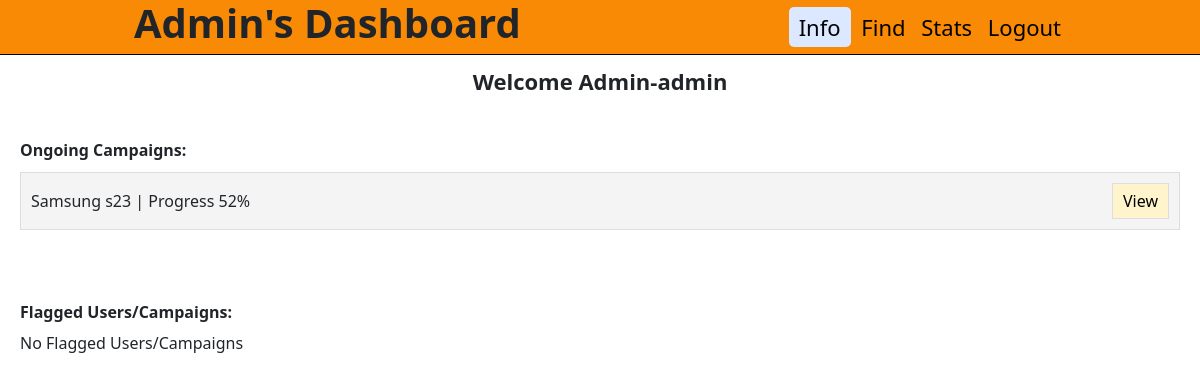
Before: /admindashboard (signed in) with the older database file.
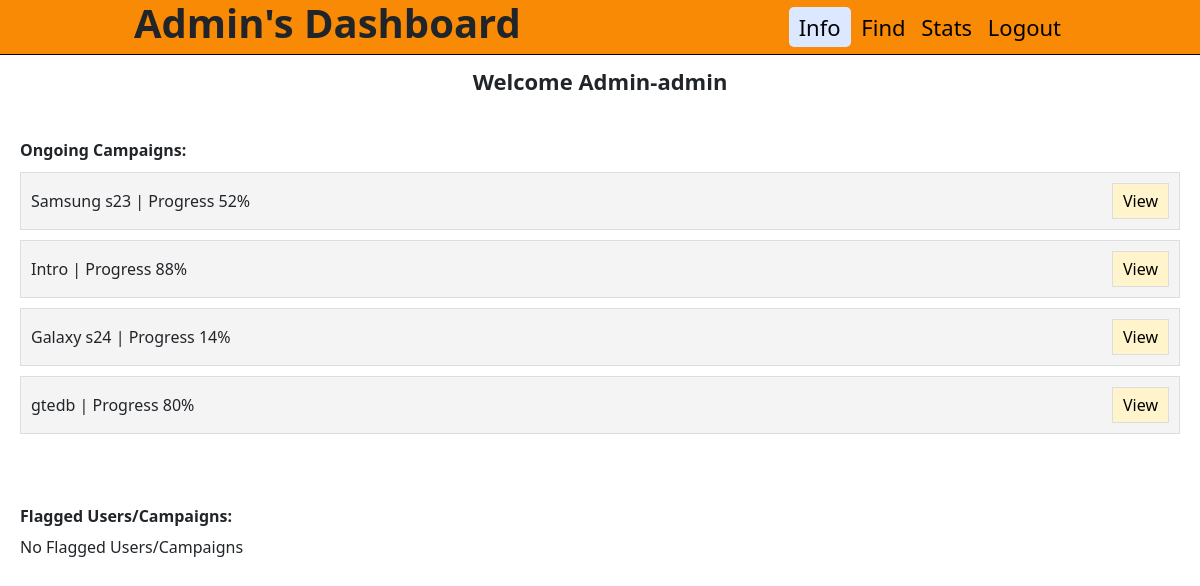
After: the same page with the newer database file.
### backend/models.py (models this page shows)
class Campaign_Info(db.Model):
    __tablename__="campaign_info"
    id=db.Column(db.Integer,primary_key=True)
    name=db.Column(db.String,nullable=False)
    description=db.Column(db.String,nullable=False)
    start_date=db.Column(db.String,nullable=False)
    end_date=db.Column(db.String,nullable=False)
    budget=db.Column(db.String,nullable=False)
    visibility=db.Column(db.String,nullable=False,default="private")
    goals=db.Column(db.String,nullable=False)
    niche=db.Column(db.String,nullable=False,default="Not specific")
    sponsor_id=db.Column(db.Integer,db.ForeignKey("sponsor_info.id"),nullable=False)
    adrequest_info=db.relationship("Adrequest_Info",backref="campaign_info")
    flagged=db.Column(db.String,nullable=False,default="NO")

### backend/controllers.py (the view)
@app.route("/admindashboard", methods=["GET", "POST"])
def admindashboard():
    if 'admin' not in session:
        return redirect(url_for('adminlogin'))
    uname = session.get('admin')
    campaigns = fetch_campaigns()
    flagged_campaigns = Campaign_Info.query.filter_by(flagged="YES").all()
    flagged_influencers = Influencer_Info.query.filter_by(flagged="YES").all()
    flagged_sponsors = Sponsor_Info.query.filter_by(flagged="YES").all()
    flagged_list = {}
    for campaign in flagged_campaigns:
        flagged_list[f"campaign_{campaign.id}"] = [
            "campaign", campaign.name, campaign.sponsor_info.name, campaign.description,
            campaign.start_date, campaign.end_date, campaign.budget, campaign.visibility, campaign.goals
        ]
    for influencer in flagged_influencers:
        flagged_list[f"influencer_{influencer.id}"] = [
            "influencer", influencer.user_name, influencer.platform, influencer.Followers
        ]
    for sponsor in flagged_sponsors:
        flagged_list[f"sponsor_{sponsor.id}"] = [
            "sponsor", sponsor.name, sponsor.industry
        ]
    for campaign in campaigns.values():
        campaign_id = campaign['id']
        ad_requests = Adrequest_Info.query.filter_by(campaign_id=campaign_id).all()
        campaign['ad_requests'] = [{
            'name': ad.name,
            'messages': ad.messages,
            'requirements': ad.requirements,
            'payment_amount': ad.payment_amount,
            'status': ad.status,
            'ad_status_sponsor': ad.ad_status_sponsor
        } for ad in ad_requests]
    return render_template(
        "admindashboard.html",
        user=uname,
        campaigns=campaigns,
        flagged=flagged_list,
    )

### backend/controllers.py (called while the page is built)
def calculate_progress(start_date, end_date):
    start = datetime.strptime(start_date, "%d-%m-%y")
    end = datetime.strptime(end_date, "%d-%m-%y")
    now = datetime.now()
    if now < start:
        return 0
    elif now > end:
        return 100
    else:
        total_duration = (end - start).days
        elapsed_duration = (now - start).days
        progress = (elapsed_duration / total_duration) * 100
        return int(progress)

### templates/admindashboard.html (shortened to what the changed rows need)
<!DOCTYPE html>
<html lang="en">
<head>
    <link rel="stylesheet" href="/static/style.css">
    <link href="https://cdn.jsdelivr.net/npm/bootstrap@5.0.2/dist/css/bootstrap.min.css" rel="stylesheet">
</head>
<body >
    <header>
        <nav class="navigation">
            <h1 id="admindash"><b>Admin's Dashboard</b></h1>
        </nav>
    </header>
    <div class="container-unique">
        {% if campaigns %}
            {% for key, values in campaigns.items() %}
                <div class="item-unique">
                    <div>{{ values['name'] }} | {{ values['progress'] }}</div>
                    <button type="button" class="view-unique" data-bs-toggle="modal" data-bs-target="#campaignModal{{ key }}">View</button>
                </div>
            {% endfor %}
        {% else %}
            <h6>No Ongoing Campaigns</h6>
        {% endif %}
    </div>
</body>
</html>

Changed rows visible on the page:
now on this page (row edited): Campaign_Info: name "Intro"
added Campaign_Info: name "Galaxy s24"
added Campaign_Info: name "gtedb"
Other visible differences:
new list line: "| Progress 88% View"
new list line: "| Progress 14% View"
new list line: "| Progress 80% View"
